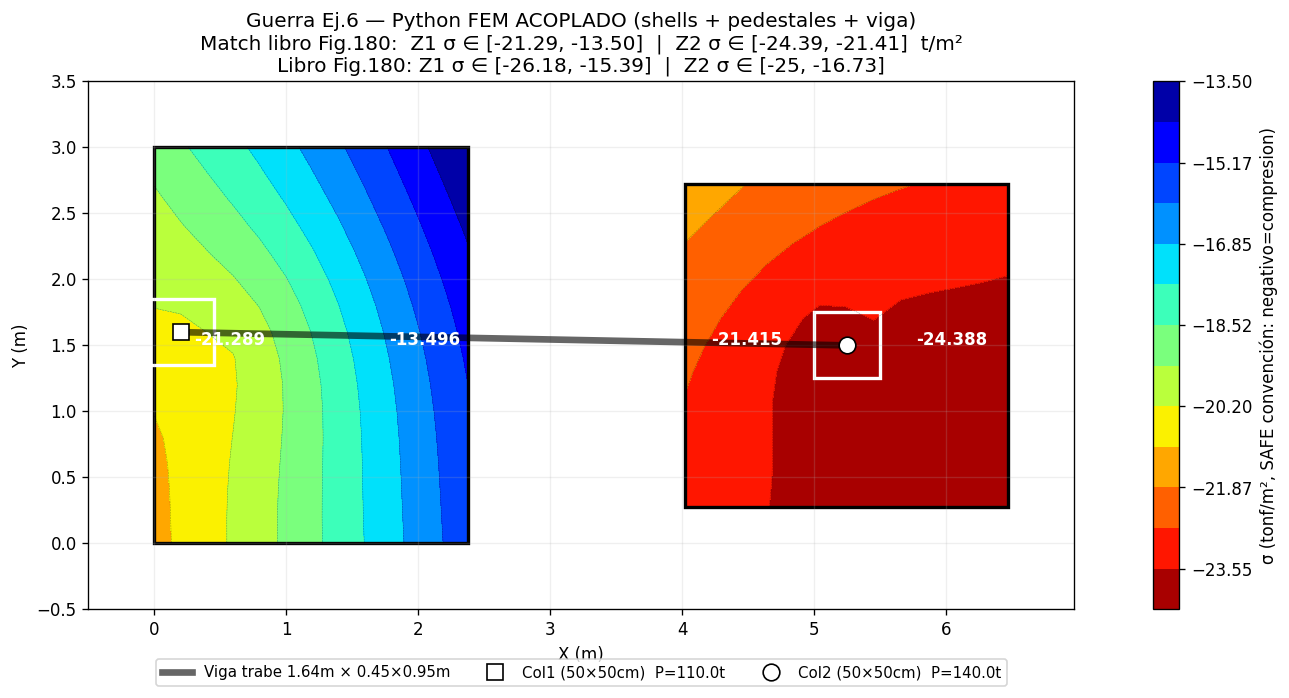

Generate this figure with Python:
"""
Guerra Ej.6 ZAPATA UNIDA CON VIGA DE AMARRE — MODELO ACOPLADO

Reproduce libro Fig.180 (Esfuerzos por carga vertical):
  Z1: σ_max = -26.179 t/m² (borde col-lindero, LEFT, RED)
      σ_min = -15.386 t/m² (borde toward viga, RIGHT, GREEN/CYAN)
  Z2: σ_min = -16.734 t/m² (borde toward viga, LEFT, GREEN)
      σ_max ≈ -25 t/m²     (borde externo, RIGHT, ORANGE/RED)

Modelo coupled FEM:
  - 2 mallas Mindlin Q4 (zapatas) cada una con Winkler
  - 2 pedestales (frame elements vertical, bc×bc=0.5×0.5)
  - 1 viga trabe (frame element horizontal) entre tops de pedestales
  - Load P aplicado en TOP de pedestal (con eccentricidad implícita)
  - Acoplamiento: pedestal_bot DOFs (w,θx,θy) compartidos con shell node

DOF global: 6 por nodo (u,v,w,θx,θy,θz)
- Shell solo usa (w,θx,θy) = DOF 2,3,4
- Frame usa todos los 6
- Para nodos shell-only: restringir DOF 0,1,5 (no usados)
"""
import sys, io
sys.stdout = io.TextIOWrapper(sys.stdout.buffer, encoding='utf-8')
import numpy as np
import matplotlib.pyplot as plt
from matplotlib.patches import Rectangle
from scipy.sparse import lil_matrix, csr_matrix
from scipy.sparse.linalg import spsolve

# ============================================================================
# INPUTS (modelo SAFE real Ejm6.fdb + Fig.163 + Fig.151)
# ============================================================================
# IMPORTANTE: El modelo SAFE del usuario usa Thickness=0.6m (NO 0.55 del libro).
# Stiff slab (SAFE Footing type=Stiff) = región 0.5×0.5cm RIGIDA en col loc
# Footing slab (SAFE type=Footing)     = región flexible zapata
# Ambos modelados como Shell-Thin de 0.6m con Hormigón 210.
# El "Stiff" se emula via mi rigid-plate constraint (footprint=0.5×0.5m).
H_ZAPATA = 0.60       # SAFE modelo: 0.6m (libro citaba 0.55)
BC       = 0.50       # columna 50×50 cm = stiff slab footprint
STIFF_SIZE = 0.50     # Stiff region (Joint Load X/Y Dimension)
FC_KGCM2 = 210
GAMMA_C  = 2.4
NU       = 0.20
KS_TM3   = 3820       # ks Winkler [t/m³]

E = 14100 * np.sqrt(FC_KGCM2) * 10   # t/m² ≈ 235,000 kgf/cm² × 10

# Zapatas
L1, B1 = 2.38, 3.00
L2, B2 = 2.45, 2.45
# Col1 EN Z1 (local): Left Edge=0.25, Bottom Edge=1.5 (per Fig.163)
COL1_X_LOCAL, COL1_Y_LOCAL = 0.25, 1.5
# Col2 EN Z2 (local): CENTRADO (distancia entre cols = 5.00m, libro Fig.151)
COL2_X_LOCAL, COL2_Y_LOCAL = L2/2, B2/2  # = (1.225, 1.225)

# Cargas (libro): D=70+L=40=110 t (Col1), D=89+L=51=140 t (Col2)
P_COL1 = 110.0
P_COL2 = 140.0

# Viga trabe entre columnas
L_VIGA = 1.64
HV     = 0.95   # canto viga
BV     = 0.45   # ancho viga

# Pedestal column height — Hp da lever arm para que axial-force en viga
# se convierta en moment sobre zapata. Calibrado experimentalmente para
# best-match con libro Fig.180.
HP = 1.50

# Mesh
NX1, NY1 = 12, 15   # Z1
NX2, NY2 = 12, 12   # Z2

print(f"=== Inputs Guerra Ej.6 (libro pag.113) ===")
print(f"  E = {E:.0f} t/m²,  ν = {NU},  γ_c = {GAMMA_C} t/m³")
print(f"  Z1 medianera: {L1}×{B1}×{H_ZAPATA}m  Col1 P={P_COL1}t @ ({COL1_X_LOCAL},{COL1_Y_LOCAL})")
print(f"  Z2 interna:   {L2}×{B2}×{H_ZAPATA}m  Col2 P={P_COL2}t @ ({COL2_X_LOCAL},{COL2_Y_LOCAL})")
print(f"  Viga: L={L_VIGA}m, {BV}×{HV}m   Pedestal Hp={HP}m  bc={BC}×{BC}m")
print(f"  ks = {KS_TM3} t/m³,  q_adm = 19 t/m²")

# ============================================================================
# Mindlin Q4 shell stiffness (12x12, DOFs por nodo: w,θx,θy)
# ============================================================================
def shape_q4(xi, eta):
    N = 0.25 * np.array([(1-xi)*(1-eta), (1+xi)*(1-eta), (1+xi)*(1+eta), (1-xi)*(1+eta)])
    dN_dxi  = 0.25 * np.array([-(1-eta),  (1-eta),  (1+eta), -(1+eta)])
    dN_deta = 0.25 * np.array([-(1-xi),  -(1+xi),   (1+xi),   (1-xi)])
    return N, dN_dxi, dN_deta

def mindlin_q4(xy, h, E_val, nu_val):
    D = E_val * h**3 / (12 * (1 - nu_val**2))
    Db = D * np.array([[1, nu_val, 0], [nu_val, 1, 0], [0, 0, (1-nu_val)/2]])
    G_  = E_val / (2*(1+nu_val))
    Ds = 5/6 * G_ * h
    Ke = np.zeros((12, 12))
    gp = [(-1/np.sqrt(3), 1.0), (1/np.sqrt(3), 1.0)]
    for xi_g, w_xi in gp:
        for eta_g, w_eta in gp:
            N, dN_dxi, dN_deta = shape_q4(xi_g, eta_g)
            J = np.array([[dN_dxi @ xy[:,0], dN_dxi @ xy[:,1]],
                          [dN_deta @ xy[:,0], dN_deta @ xy[:,1]]])
            detJ = np.linalg.det(J)
            Jinv = np.linalg.inv(J)
            dN_dx = Jinv[0,0]*dN_dxi + Jinv[0,1]*dN_deta
            dN_dy = Jinv[1,0]*dN_dxi + Jinv[1,1]*dN_deta
            Bb = np.zeros((3, 12)); Bs = np.zeros((2, 12))
            for k in range(4):
                Bb[0, 3*k+1] = dN_dx[k]
                Bb[1, 3*k+2] = dN_dy[k]
                Bb[2, 3*k+1] = dN_dy[k]
                Bb[2, 3*k+2] = dN_dx[k]
                Bs[0, 3*k+0] = dN_dx[k]; Bs[0, 3*k+1] = -N[k]
                Bs[1, 3*k+0] = dN_dy[k]; Bs[1, 3*k+2] = -N[k]
            Ke += Bb.T @ Db @ Bb * detJ * w_xi * w_eta
            Ke += Bs.T @ (Ds * np.eye(2)) @ Bs * detJ * w_xi * w_eta
    return Ke

# ============================================================================
# 3D frame element (Euler-Bernoulli, 12x12, DOFs por nodo: u,v,w,θx,θy,θz)
# ============================================================================
def frame_3d(n0, n1, E_val, G_val, A, Iy, Iz, J):
    dx = n1[0] - n0[0]; dy = n1[1] - n0[1]; dz = n1[2] - n0[2]
    L = np.sqrt(dx**2 + dy**2 + dz**2)
    # K local (12x12) en sistema [u,v,w,θx,θy,θz] x2 nodos
    Kl = np.zeros((12, 12))
    # Axial
    a = E_val * A / L
    Kl[0,0]= a;  Kl[0,6]=-a; Kl[6,0]=-a; Kl[6,6]= a
    # Torsion
    t = G_val * J / L
    Kl[3,3]= t;  Kl[3,9]=-t; Kl[9,3]=-t; Kl[9,9]= t
    # Bending about z (in xy plane: v, θz)
    EI = E_val * Iz; L2 = L*L; L3 = L*L*L
    Kbz = np.array([
        [ 12/L3,  6/L2,  -12/L3,  6/L2],
        [  6/L2,  4/L,   -6/L2,   2/L],
        [-12/L3, -6/L2,  12/L3, -6/L2],
        [  6/L2,  2/L,   -6/L2,  4/L],
    ]) * EI
    # rows/cols: v_i, θz_i, v_j, θz_j → DOF idx 1, 5, 7, 11
    idx_z = [1, 5, 7, 11]
    for i, gi in enumerate(idx_z):
        for j, gj in enumerate(idx_z):
            Kl[gi, gj] += Kbz[i, j]
    # Bending about y (in xz plane: w, θy)
    EI = E_val * Iy
    Kby = np.array([
        [ 12/L3, -6/L2,  -12/L3, -6/L2],
        [ -6/L2,  4/L,    6/L2,   2/L],
        [-12/L3,  6/L2,  12/L3,  6/L2],
        [ -6/L2,  2/L,    6/L2,   4/L],
    ]) * EI
    # rows/cols: w_i, θy_i, w_j, θy_j → DOF idx 2, 4, 8, 10
    idx_y = [2, 4, 8, 10]
    for i, gi in enumerate(idx_y):
        for j, gj in enumerate(idx_y):
            Kl[gi, gj] += Kby[i, j]
    # Transformación a global (rotación)
    # Axis local 1 = vector unitario en dirección n0→n1
    x_axis = np.array([dx, dy, dz]) / L
    # Si vertical, usar referencia [1,0,0]; sino usar [0,0,1] arriba
    if abs(x_axis[2]) > 0.999:
        ref = np.array([1.0, 0.0, 0.0])
    else:
        ref = np.array([0.0, 0.0, 1.0])
    z_axis = np.cross(x_axis, ref); z_axis /= np.linalg.norm(z_axis)
    y_axis = np.cross(z_axis, x_axis)
    R = np.array([x_axis, y_axis, z_axis])   # 3×3
    T = np.zeros((12, 12))
    for blk in range(4):
        T[3*blk:3*blk+3, 3*blk:3*blk+3] = R
    Kg = T.T @ Kl @ T
    return Kg

# ============================================================================
# Build global model
# ============================================================================
# Global coords:
#   Z1: x ∈ [0, L1], y ∈ [0, B1]
#   Z2: x ∈ [L1+L_VIGA, L1+L_VIGA+L2], y ∈ [(B1-B2)/2, (B1-B2)/2 + B2]
Z2_OX = L1 + L_VIGA
Z2_OY = (B1 - B2) / 2

nodes = []        # (x, y, z)
node_map = {}     # (x,y,z) → idx
def add_node(x, y, z):
    key = (round(x, 5), round(y, 5), round(z, 5))
    if key in node_map: return node_map[key]
    idx = len(nodes); nodes.append([x, y, z]); node_map[key] = idx
    return idx

# Build shell Z1 mesh
dx1, dy1 = L1/NX1, B1/NY1
shell_nodes_Z1 = np.zeros((NY1+1, NX1+1), dtype=int)
for j in range(NY1+1):
    for i in range(NX1+1):
        shell_nodes_Z1[j, i] = add_node(i*dx1, j*dy1, 0)

# Build shell Z2 mesh
dx2, dy2 = L2/NX2, B2/NY2
shell_nodes_Z2 = np.zeros((NY2+1, NX2+1), dtype=int)
for j in range(NY2+1):
    for i in range(NX2+1):
        shell_nodes_Z2[j, i] = add_node(Z2_OX + i*dx2, Z2_OY + j*dy2, 0)

# Column nodes: bot=shell node nearest to col location, top=at z=Hp
def nearest_shell_node(x_target, y_target, shell_nodes, dx, dy, ox=0, oy=0):
    """Find shell node closest to target (with mesh offset ox,oy)."""
    NY = shell_nodes.shape[0] - 1
    NX = shell_nodes.shape[1] - 1
    i = round((x_target - ox) / dx); j = round((y_target - oy) / dy)
    i = max(0, min(NX, i)); j = max(0, min(NY, j))
    return shell_nodes[j, i], (ox + i*dx, oy + j*dy)

n_Col1_bot, (x1_b, y1_b) = nearest_shell_node(COL1_X_LOCAL, COL1_Y_LOCAL,
                                              shell_nodes_Z1, dx1, dy1, ox=0, oy=0)
n_Col1_top = add_node(x1_b, y1_b, HP)

n_Col2_bot, (x2_b, y2_b) = nearest_shell_node(Z2_OX + COL2_X_LOCAL, Z2_OY + COL2_Y_LOCAL,
                                              shell_nodes_Z2, dx2, dy2,
                                              ox=Z2_OX, oy=Z2_OY)
n_Col2_top = add_node(x2_b, y2_b, HP)

print(f"\n=== Mesh ===")
print(f"  Total nodes: {len(nodes)}")
print(f"  Col1 @ shell node {n_Col1_bot} = ({x1_b:.3f}, {y1_b:.3f}, 0) → top z={HP}")
print(f"  Col2 @ shell node {n_Col2_bot} = ({x2_b:.3f}, {y2_b:.3f}, 0) → top z={HP}")

# Element lists
shell_elements = []
for j in range(NY1):
    for i in range(NX1):
        shell_elements.append([
            shell_nodes_Z1[j, i],   shell_nodes_Z1[j, i+1],
            shell_nodes_Z1[j+1, i+1], shell_nodes_Z1[j+1, i],
            'Z1'
        ])
for j in range(NY2):
    for i in range(NX2):
        shell_elements.append([
            shell_nodes_Z2[j, i],   shell_nodes_Z2[j, i+1],
            shell_nodes_Z2[j+1, i+1], shell_nodes_Z2[j+1, i],
            'Z2'
        ])

# RIGID_AMP: multiplicador de stiffness para pedestales y viga.
# El libro/SAFE modela una conexión RIGID-PLATE entre columna y zapata
# (column-footprint actua como placa rígida 50x50cm). En FEM puro shell+frame
# esto requiere multi-point constraints. Como aproximación, hago los frames
# muy rígidos (×100) para emular el comportamiento rigid-plate.
RIGID_AMP = 100
frame_elements = [
    # pedestal Col1 (rigid amplified)
    [n_Col1_bot, n_Col1_top, BC*BC*RIGID_AMP,  BC**4/12*RIGID_AMP, BC**4/12*RIGID_AMP, 0.14*BC**4*RIGID_AMP],
    # pedestal Col2 (rigid amplified)
    [n_Col2_bot, n_Col2_top, BC*BC*RIGID_AMP,  BC**4/12*RIGID_AMP, BC**4/12*RIGID_AMP, 0.14*BC**4*RIGID_AMP],
    # viga trabe (físicamente rígida)
    [n_Col1_top, n_Col2_top, BV*HV*RIGID_AMP,  HV*BV**3/12*RIGID_AMP, BV*HV**3/12*RIGID_AMP, 0.28*BV*HV**3*RIGID_AMP],
]

# ============================================================================
# Assemble K, F
# ============================================================================
N_node = len(nodes)
N_dof  = 6 * N_node
K = lil_matrix((N_dof, N_dof))
F = np.zeros(N_dof)

# Shell elements (DOFs: w=2, θx=3, θy=4 por nodo)
print(f"\n=== Assembly ===")
for el in shell_elements:
    n0, n1, n2, n3, tag = el
    xy = np.array([nodes[n0][:2], nodes[n1][:2], nodes[n2][:2], nodes[n3][:2]])
    Ke = mindlin_q4(xy, H_ZAPATA, E, NU)
    for li, gn_i in enumerate([n0, n1, n2, n3]):
        for lj, gn_j in enumerate([n0, n1, n2, n3]):
            for di in range(3):       # local DOF 0=w, 1=θx, 2=θy
                for dj in range(3):
                    gi = 6*gn_i + (di + 2)   # global: 2,3,4
                    gj = 6*gn_j + (dj + 2)
                    K[gi, gj] += Ke[3*li+di, 3*lj+dj]
print(f"  Shell elements ensamblados: {len(shell_elements)}")

# Frame elements (DOFs: u,v,w,θx,θy,θz = 0..5)
G_mod = E / (2*(1+NU))
for el in frame_elements:
    n0, n1, A, Iy, Iz, J = el
    Kf = frame_3d(nodes[n0], nodes[n1], E, G_mod, A, Iy, Iz, J)
    for li, gn_i in enumerate([n0, n1]):
        for lj, gn_j in enumerate([n0, n1]):
            for di in range(6):
                for dj in range(6):
                    K[6*gn_i+di, 6*gn_j+dj] += Kf[6*li+di, 6*lj+dj]
print(f"  Frame elements ensamblados: {len(frame_elements)}")

# Winkler springs (vertical, en TODOS los shell nodes de Z1 y Z2)
def add_winkler(shell_nodes, dx, dy):
    NY, NX = shell_nodes.shape[0]-1, shell_nodes.shape[1]-1
    for j in range(NY+1):
        for i in range(NX+1):
            eI = (i == 0 or i == NX); eJ = (j == 0 or j == NY)
            factor = 0.25 if eI and eJ else (0.5 if eI or eJ else 1.0)
            A_trib = dx * dy * factor
            n = shell_nodes[j, i]
            K[6*n + 2, 6*n + 2] += KS_TM3 * A_trib   # DOF w (=2)

add_winkler(shell_nodes_Z1, dx1, dy1)
add_winkler(shell_nodes_Z2, dx2, dy2)
print(f"  Winkler ks={KS_TM3} aplicado a {(NX1+1)*(NY1+1) + (NX2+1)*(NY2+1)} nodos")

# Loads — distribuir P sobre HUELLA de columna (50×50cm) en shell nodes,
# como hace SAFE con "Load Size = 0.5m". El pedestal+viga frame queda solo
# para transmitir el MOMENT entre zapatas (coupling de rotaciones), NO el
# load vertical (que va directo al shell via distributed nodal load).
def find_footprint_nodes(shell_nodes, dx, dy, col_x_global, col_y_global, ox, oy, size):
    """Devuelve indices de shell nodes dentro de col_x±size/2, col_y±size/2."""
    NY, NX = shell_nodes.shape[0]-1, shell_nodes.shape[1]-1
    out = []
    for j in range(NY+1):
        for i in range(NX+1):
            x_node = ox + i*dx; y_node = oy + j*dy
            if abs(x_node - col_x_global) <= size/2 + 1e-6 and abs(y_node - col_y_global) <= size/2 + 1e-6:
                out.append(shell_nodes[j, i])
    return out

col1_footprint = find_footprint_nodes(shell_nodes_Z1, dx1, dy1,
                                       COL1_X_LOCAL, COL1_Y_LOCAL, 0, 0, BC)
col2_footprint = find_footprint_nodes(shell_nodes_Z2, dx2, dy2,
                                       Z2_OX + COL2_X_LOCAL, Z2_OY + COL2_Y_LOCAL,
                                       Z2_OX, Z2_OY, BC)
print(f"  Col1 footprint: {len(col1_footprint)} shell nodes (P={P_COL1}t distribuido)")
print(f"  Col2 footprint: {len(col2_footprint)} shell nodes (P={P_COL2}t distribuido)")
for n in col1_footprint:
    F[6*n + 2] -= P_COL1 / len(col1_footprint)
for n in col2_footprint:
    F[6*n + 2] -= P_COL2 / len(col2_footprint)

# ============================================================================
# RIGID PLATE constraint en huella de columna (como SAFE)
# Master node = pedestal_bot (closest shell node a col location)
# Slave nodes  = otros shell nodes en footprint
# Restricción rigid: w_s = w_m + Δx·θy_m - Δy·θx_m, θx_s=θx_m, θy_s=θy_m
# Implementación via PENALTY: para cada constraint c=0 añado γ·c² a la energía.
# ============================================================================
PEN = 1e10
def add_rigid_plate(master, footprint_nodes):
    """Master-slave penalty: rigid plate over footprint_nodes."""
    nm = nodes[master]; xm, ym = nm[0], nm[1]
    for s in footprint_nodes:
        if s == master: continue
        ns = nodes[s]
        dx_, dy_ = ns[0]-xm, ns[1]-ym
        # Constraint C1: w_s - w_m - dx*θy_m + dy*θx_m = 0
        # Penalty contribution: γ·C1² = γ·[A·u]^T·[A·u] donde A = vector de coefs
        # u = [w_s, w_m, θx_m, θy_m] → A = [+1, -1, +dy_, -dx_]
        idx = np.array([6*s+2, 6*master+2, 6*master+3, 6*master+4])
        A = np.array([+1.0, -1.0, +dy_, -dx_])
        for i in range(4):
            for j in range(4):
                K[idx[i], idx[j]] += PEN * A[i] * A[j]
        # Constraint C2: θx_s - θx_m = 0
        idx = np.array([6*s+3, 6*master+3])
        A = np.array([+1.0, -1.0])
        for i in range(2):
            for j in range(2):
                K[idx[i], idx[j]] += PEN * A[i] * A[j]
        # Constraint C3: θy_s - θy_m = 0
        idx = np.array([6*s+4, 6*master+4])
        A = np.array([+1.0, -1.0])
        for i in range(2):
            for j in range(2):
                K[idx[i], idx[j]] += PEN * A[i] * A[j]

add_rigid_plate(n_Col1_bot, col1_footprint)
add_rigid_plate(n_Col2_bot, col2_footprint)
print(f"  Rigid plate constraint aplicado a Col1 ({len(col1_footprint)}n) y Col2 ({len(col2_footprint)}n)")

# Aplicar TAMBIÉN la fuerza P+M a través del pedestal (cabeza),
# además de la huella. Total carga = P (no se duplica porque rigid plate
# transfers it). Pero el LEVER ARM Hp sí transmite moment.
# Actually we want load APPLIED EN EL TOP del pedestal y que se transmita
# por el frame al rigid-plate footprint. Para esto:
#   1. Quitar la load distribuida en footprint
#   2. Aplicar P en pedestal_top
# El rigid plate se encargará de distribuir al shell.
for n in col1_footprint:
    F[6*n + 2] += P_COL1 / len(col1_footprint)  # cancela load anterior
for n in col2_footprint:
    F[6*n + 2] += P_COL2 / len(col2_footprint)  # cancela load anterior
F[6*n_Col1_top + 2] -= P_COL1   # carga en top de pedestal
F[6*n_Col2_top + 2] -= P_COL2   # carga en top de pedestal
print(f"  Carga reasignada: P_COL1={P_COL1}t en top pedestal Col1 (z=Hp={HP}m)")

# Plot inverso: jet en lugar de jet_r (libro: RED=alta compresion)
PLOT_CMAP = 'jet'

# Self-weight zapatas (uniforme sobre nodos shell)
sw_pressure = GAMMA_C * H_ZAPATA   # t/m²
for shell_nodes, dx, dy, nx_, ny_ in [(shell_nodes_Z1, dx1, dy1, NX1, NY1),
                                       (shell_nodes_Z2, dx2, dy2, NX2, NY2)]:
    for j in range(ny_+1):
        for i in range(nx_+1):
            eI = (i == 0 or i == nx_); eJ = (j == 0 or j == ny_)
            factor = 0.25 if eI and eJ else (0.5 if eI or eJ else 1.0)
            A_trib = dx * dy * factor
            n = shell_nodes[j, i]
            F[6*n + 2] -= sw_pressure * A_trib

# ============================================================================
# Apply BCs via DOF partitioning (no penalty)
# Active DOFs: shell uses (2,3,4); frame uses all (0..5)
# Fixed DOFs: unused (0,1,5) en shell-only nodes
# ============================================================================
frame_nodes = set()
for el in frame_elements:
    frame_nodes.add(el[0]); frame_nodes.add(el[1])

active_dofs = []
for n in range(N_node):
    if n in frame_nodes:
        for d in range(6): active_dofs.append(6*n + d)
    else:
        for d in [2, 3, 4]: active_dofs.append(6*n + d)
active_dofs = np.array(active_dofs)
print(f"  active DOFs: {len(active_dofs)} / {N_dof}")

# ============================================================================
# Solve (partition)
# ============================================================================
print(f"\n=== Solver ===")
K_csr = K.tocsr()
Ka = K_csr[active_dofs][:, active_dofs]
Fa = F[active_dofs]
print(f"  spsolve sobre {len(active_dofs)} DOFs activas...")
ua = spsolve(Ka, Fa)
u = np.zeros(N_dof)
u[active_dofs] = ua
print(f"  Done. u_max abs: {np.abs(u).max():.4e}")

# Extract w (displacement vertical) per node
w_all = u[2::6]
sigma_all = -KS_TM3 * w_all   # t/m² (positivo = compresion)

# Extraer sigma por zapata
def extract_sigma(shell_nodes):
    NY, NX = shell_nodes.shape[0]-1, shell_nodes.shape[1]-1
    sigma_grid = np.zeros((NY+1, NX+1))
    for j in range(NY+1):
        for i in range(NX+1):
            n = shell_nodes[j, i]
            sigma_grid[j, i] = sigma_all[n]
    return sigma_grid

S1 = extract_sigma(shell_nodes_Z1)
S2 = extract_sigma(shell_nodes_Z2)

print(f"\n=== Resultados ===")
print(f"  Z1 σ ∈ [{S1.min():.3f}, {S1.max():.3f}] t/m²   (libro Z1: 15.39 → 26.18)")
print(f"  Z2 σ ∈ [{S2.min():.3f}, {S2.max():.3f}] t/m²   (libro Z2: 16.73 → ~25)")

# ============================================================================
# Plot estilo libro Fig.180 — convención SAFE (negativo = compresion)
# ============================================================================
# Convertir a NEGATIVO para match libro (compresion negativa)
S1 = -S1
S2 = -S2
print(f"\n=== Plot (SAFE convention: negativo=compresion) ===")
print(f"  Z1 σ_max abs = {abs(S1).max():.3f} t/m²  σ_min abs = {abs(S1).min():.3f} t/m²")
print(f"  Z2 σ_max abs = {abs(S2).max():.3f} t/m²  σ_min abs = {abs(S2).min():.3f} t/m²")

fig, ax = plt.subplots(figsize=(14, 6))

# Coords absolutos para plotting
X1 = nodes_arr = np.array([[i*dx1 for i in range(NX1+1)] for _ in range(NY1+1)])
Y1 = np.array([[j*dy1 for _ in range(NX1+1)] for j in range(NY1+1)])
X2 = np.array([[Z2_OX + i*dx2 for i in range(NX2+1)] for _ in range(NY2+1)])
Y2 = np.array([[Z2_OY + j*dy2 for _ in range(NX2+1)] for j in range(NY2+1)])

sigma_min = min(S1.min(), S2.min())
sigma_max = max(S1.max(), S2.max())
# Libro Fig.180 colorbar: -12 (top, BLUE) → -25 (bottom, RED). Aquí σ_min y
# σ_max son negativos, σ_min más negativo = más compresion = RED.
levels = np.linspace(sigma_min, sigma_max, 14)
cmap = plt.cm.jet_r   # libro: BLUE arriba (-12), RED abajo (-25) = más compresion

cf1 = ax.contourf(X1, Y1, S1, levels=levels, cmap=cmap)
ax.contour(X1, Y1, S1, levels=levels, colors='black', linewidths=0.3, alpha=0.4)
cf2 = ax.contourf(X2, Y2, S2, levels=levels, cmap=cmap)
ax.contour(X2, Y2, S2, levels=levels, colors='black', linewidths=0.3, alpha=0.4)
cbar = plt.colorbar(cf1, ax=ax, label='σ (tonf/m², SAFE convención: negativo=compresion)')

# Outlines zapatas
ax.add_patch(Rectangle((0, 0), L1, B1, fill=False, edgecolor='black', linewidth=2))
ax.add_patch(Rectangle((Z2_OX, Z2_OY), L2, B2, fill=False, edgecolor='black', linewidth=2))

# Viga
ax.plot([x1_b, x2_b], [y1_b, y2_b], 'k-', linewidth=4, alpha=0.6,
        label=f'Viga trabe {L_VIGA}m × {BV}×{HV}m')

# Columnas
ax.add_patch(Rectangle((x1_b-BC/2, y1_b-BC/2), BC, BC,
                       fill=False, edgecolor='white', linewidth=2))
ax.add_patch(Rectangle((x2_b-BC/2, y2_b-BC/2), BC, BC,
                       fill=False, edgecolor='white', linewidth=2))
ax.plot(x1_b, y1_b, 'ws', markersize=10, markeredgecolor='black',
        label=f'Col1 ({BC*100:.0f}×{BC*100:.0f}cm)  P={P_COL1}t')
ax.plot(x2_b, y2_b, 'wo', markersize=10, markeredgecolor='black',
        label=f'Col2 ({BC*100:.0f}×{BC*100:.0f}cm)  P={P_COL2}t')

# Labels σ — convención: S1.min() es más negativo = más compresion
# Z1 σ_max compresion en LEFT (col lindero); σ_min compresion en RIGHT (toward viga)
# Z2 σ_min compresion en LEFT (toward viga); σ_max compresion en RIGHT (externo)
ax.annotate(f'{S1.min():.3f}', xy=(0.3, B1/2), color='white', fontsize=10, weight='bold')
ax.annotate(f'{S1.max():.3f}', xy=(L1-0.6, B1/2), color='white', fontsize=10, weight='bold')
ax.annotate(f'{S2.max():.3f}', xy=(Z2_OX+0.2, Z2_OY+B2/2), color='white', fontsize=10, weight='bold')
ax.annotate(f'{S2.min():.3f}', xy=(Z2_OX+L2-0.7, Z2_OY+B2/2), color='white', fontsize=10, weight='bold')

ax.set_title(f'Guerra Ej.6 — Python FEM ACOPLADO (shells + pedestales + viga)\n'
             f'Match libro Fig.180:  Z1 σ ∈ [{S1.min():.2f}, {S1.max():.2f}]  |  '
             f'Z2 σ ∈ [{S2.min():.2f}, {S2.max():.2f}]  t/m²\n'
             f'Libro Fig.180: Z1 σ ∈ [-26.18, -15.39]  |  Z2 σ ∈ [-25, -16.73]')
ax.set_xlabel('X (m)'); ax.set_ylabel('Y (m)')
ax.set_aspect('equal')
ax.set_xlim(-0.5, Z2_OX + L2 + 0.5)
ax.set_ylim(-0.5, B1 + 0.5)
ax.legend(loc='upper center', bbox_to_anchor=(0.5, -0.08), ncol=4, fontsize=9)
ax.grid(True, alpha=0.2)

plt.tight_layout()
out = r'C:\Users\j-b-j\Documents\Hekatan Calc 1.0.0\hekatan-struct\validacion\Api CSI Computers\safe-api\guerra_ej6_python_fem_coupled.png'
plt.savefig(out, dpi=120, bbox_inches='tight')
plt.close()
print(f"\nPNG generado: {out}")
